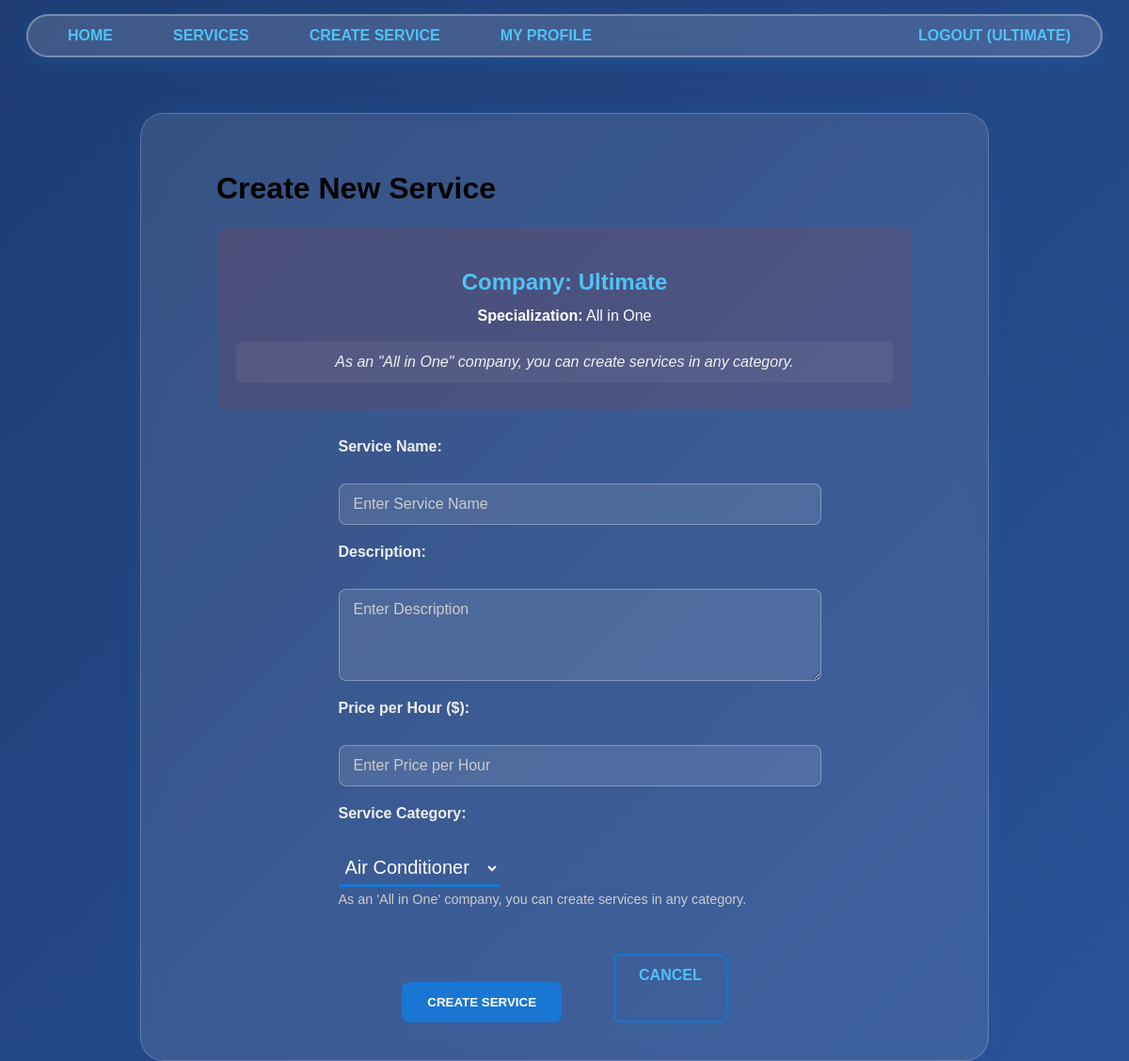
The app's page /services/create/ (signed in) with its own data.
### users/models.py (models this page shows)
class User(AbstractUser):
    email = models.EmailField(unique=True)  # Email uniqueness validation
    is_company = models.BooleanField(default=False)  # Company user type
    is_customer = models.BooleanField(default=False)  # Customer user type

class Company(models.Model):
    FIELD_CHOICES = [
        ("Air Conditioner", "Air Conditioner"),
        ("All in One", "All in One"),  # Special company type - can create any service type
        ("Carpentry", "Carpentry"),
        ("Electricity", "Electricity"),
        ("Gardening", "Gardening"),
        ("Home Machines", "Home Machines"),
        ("Housekeeping", "Housekeeping"),
        ("Interior Design", "Interior Design"),
        ("Locks", "Locks"),
        ("Painting", "Painting"),
        ("Plumbing", "Plumbing"),
        ("Water Heaters", "Water Heaters"),
    ]
    user = models.OneToOneField(User, on_delete=models.CASCADE, primary_key=True)
    field_of_work = models.CharField(max_length=70, choices=FIELD_CHOICES)  # Required field of work
    rating = models.IntegerField(validators=[MinValueValidator(0), MaxValueValidator(5)], default=0)  # Company rating system

### services/views.py (the view)
# urls.py: path('create/', v.create, name='services_create'),
@login_required
def create(request):
    if not request.user.is_authenticated:
        return redirect('/register/login/')
    if not request.user.is_company:
        return render(request, 'users/error.html', {'message': 'Only companies can create services.'})
    try:
        company = Company.objects.get(user=request.user)
    except Company.DoesNotExist:
        return render(request, 'users/error.html', {'message': 'Company profile not found.'})
    if request.method == "POST":
        form = CreateNewService(request.POST, company=company)
        if form.is_valid():
            service = form.save(commit=False)
            service.company = company
            service.save()
            return redirect("services_list")
    else:
        form = CreateNewService(company=company)
    return render(request, "services/create.html", {"form": form, "company": company})

### services/templates/services/create.html (shortened to what this page needs)
{% extends 'main/base.html' %}
{% block content %}
    <div class="create-service-container">
        <h1>Create New Service</h1>
        {% if user.is_company %}
            <div class="company-info-banner">
                <h3>Company: {{ company.user.username }}</h3>
                <p><strong>Specialization:</strong> {{ company.field_of_work }}</p>
                {% if company.field_of_work == "All in One" %}
                    <p class="info-text">As an "All in One" company, you can create services in any category.</p>
                {% else %}
                    <p class="info-text">You can only create services in the {{ company.field_of_work }} category.</p>
                {% endif %}
            </div>
            <form method="post">
                <div class="form-group">
                    <label for="{{ form.name.id_for_label }}">Service Name:</label>
                    {{ form.name }}
                </div>
                <div class="form-group">
                    <label for="{{ form.description.id_for_label }}">Description:</label>
                    {{ form.description }}
                </div>
                <div class="form-group">
                    <label for="{{ form.price_hour.id_for_label }}">Price per Hour ($):</label>
                    {{ form.price_hour }}
                </div>
                <div class="form-group">
                    <label for="{{ form.field.id_for_label }}">Service Category:</label>
                    {{ form.field }}
                    {% if form.field.help_text %}
                        <small class="help-text">{{ form.field.help_text }}</small>
                    {% endif %}
                </div>
                <div class="form-actions">
                    <button type="submit" class="btn btn-primary">Create Service</button>
                    <a href="/services/" class="btn btn-secondary">Cancel</a>
                </div>
            </form>
        {% else %}
            <div class="error-message">
                <p>Only companies can create services. Please register as a company to create services.</p>
                <a href="/register/" class="btn btn-primary">Register as Company</a>
            </div>
        {% endif %}
    </div>
{% endblock %}

### main/templates/main/navbar.html (shortened to what this page needs)
<nav class="navbar">
    <ul>
        <li><a href="/">Home</a></li>
        <li>
            <a href="/services/">Services</a>
        </li>
        {% if user.is_authenticated %}
            {% if user.is_company %}
                <li><a href="/services/create/">Create Service</a></li>
                <li><a href="/company/{{ user.username }}">My Profile</a></li>
            {% elif user.is_customer %}
                <li><a href="/customer/{{ user.username }}">My Profile</a></li>
            {% endif %}
            <li class="last_navbar"><a href="/register/logout/">Logout ({{ user.username }})</a></li>
        {% else %}
            <li><a href="/register/">Register</a></li>
            <li class="last_navbar"><a href="/register/login/">Login</a></li>
        {% endif %}
    </ul>
</nav>

### static/css/style.css (style rules this page uses)
body { background: linear-gradient(135deg, #1e3c72 0%, #2a5298 100%); font-family: 'Lexend Exa', sans-serif; padding: 0; margin: 0; min-height: 100vh; padding-top: 120px !important; }
a { color: #4fc3f7; text-decoration: none; }
button:not(:last-child) { margin-right: 40px; }
button { border: 2px solid transparent; border-radius: 5px; padding: 10px; transition: background 0.7s; color: #4fc3f7; text-decoration: none; text-transform: uppercase; cursor: pointer; margin-top: 30px; }
.content p { text-align: center; margin: 30px 0px; white-space: pre-line; color: #fff; }
.btn { display: inline-block; padding: 12px 25px; border-radius: 8px; text-decoration: none; font-weight: bold; text-transform: uppercase; transition: all 0.3s ease; border: 2px solid transparent; cursor: pointer; }
.btn-primary { background: #1976d2; color: white; border-color: #1976d2; }
.btn-secondary { background: transparent; color: #4fc3f7; border-color: #1976d2; }
.navbar { position: fixed !important; top: 15px !important; left: 50% !important; transform: translateX(-50%) !important; box-shadow: 0 4px 20px rgba(25, 118, 210, 0.3); border: 2px solid rgba(255, 255, 255, 0.3); border-radius: 30px; animation: slide-in 1s ease-out; background: rgba(255, 255, 255, 0.15); backdrop-filter: blur(10px); width: 95%; max-width: 1200px; z-index: 1000 !important; }
.navbar ul { position: relative; display: flex; flex: 1 1 auto; margin: 0; padding: 0 30px; list-style-type: none; }
.navbar ul li:not(:last-child) { margin-right: 40px; }
.navbar ul li { border: 2px solid transparent; border-radius: 5px; padding: 10px; transition: background 0.2s; }
.navbar ul li a { color: #4fc3f7; text-decoration: none; text-transform: uppercase; transition: color 0.2s; font-weight: 600; }
.last_navbar { right: 0; position: absolute; margin-right: 20px; }
form label { display: none; }
form { margin: 0 auto; display: grid; width: 65%; }
form input { padding: 10px 3px; font-size: 20px; display: block; border: none; border-bottom: 3px solid #1976d2; background-color: inherit; margin-top: 30px; color: #fff; }
form input::placeholder { color: rgba(255, 255, 255, 0.6); }
form select { display: block; font-size: 20px; padding: 6px 3px; background: inherit; border: none; border-bottom: 3px solid #1976d2; margin-top: 30px; color: #fff; }
form textarea { display: block; border: none; border-bottom: 3px solid black; background: inherit; font-size: inherit; font-weight: inherit; font-family: inherit; margin-top: 30px; }
.profile-container, .login-container, .create-service-container, .request-service-container { max-width: 800px; margin: 0 auto; padding: 20px; }
.form-group { margin-bottom: 20px; }
.form-group label { display: block !important; color: #f0f0f0; font-weight: bold; margin-bottom: 8px; }
.form-actions { display: flex; gap: 15px; justify-content: center; margin-top: 30px; }
.help-text { color: #ccc; font-size: 0.9rem; margin-top: 5px; display: block; }
.company-info-banner { background: rgba(236, 47, 0, 0.1); border: 1px solid rgba(25, 118, 210, 0.3); border-radius: 10px; padding: 20px; margin-bottom: 30px; text-align: center; }
.company-info-banner h3 { color: #4fc3f7; margin-bottom: 10px; font-size: 1.5rem; }
.company-info-banner p { color: #fff; margin: 8px 0; line-height: 1.5; }
.company-info-banner .info-text { color: #f0f0f0; font-style: italic; margin-top: 15px; padding: 10px; background: rgba(255,255,255,0.05); border-radius: 5px; }
.form-group input, .form-group textarea { width: 100%; padding: 12px 15px; background: rgba(255,255,255,0.1); border: 1px solid rgba(255,255,255,0.3); border-radius: 8px; color: #fff; font-size: 1rem; transition: border-color 0.3s ease, background 0.3s ease; }
.form-group input::placeholder, .form-group textarea::placeholder { color: #ccc; }
.form-actions { display: flex; gap: 15px; justify-content: center; margin-top: 30px; flex-wrap: wrap; }

### records on screen
User: username "ULTIMATE"
Company: user.username "Ultimate", field_of_work "All in One"
